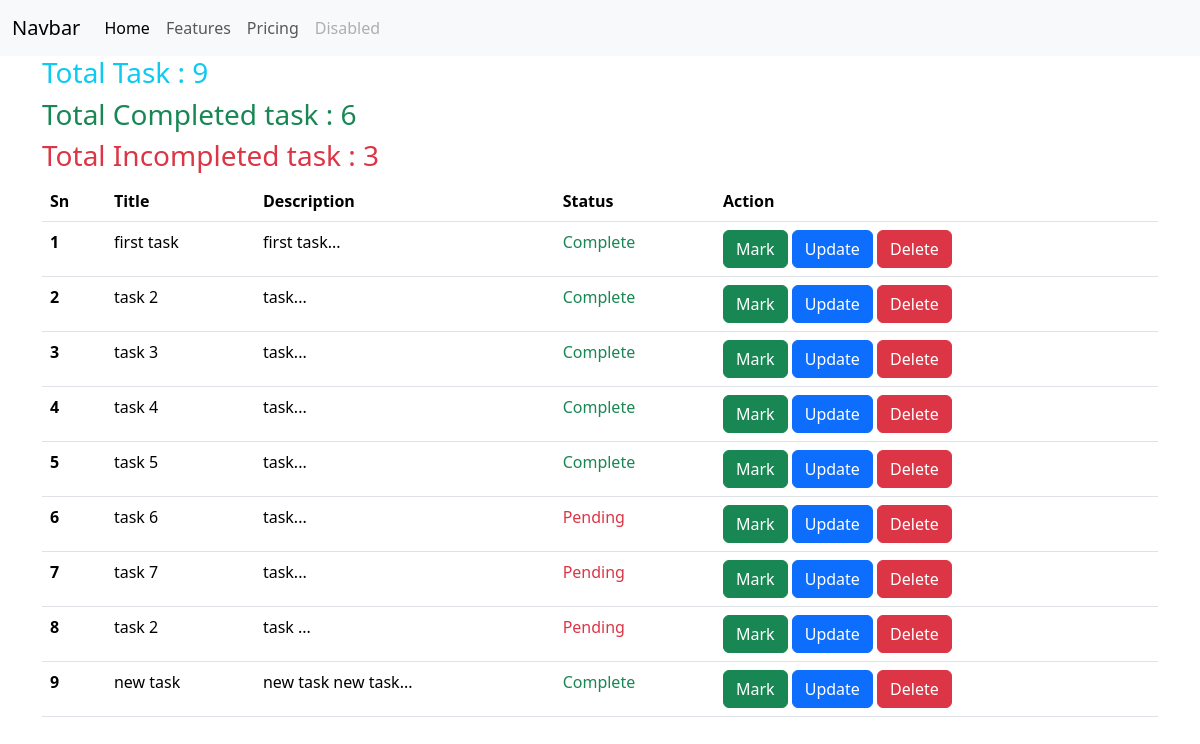
/todo/, run on an earlier commit of the app's database.
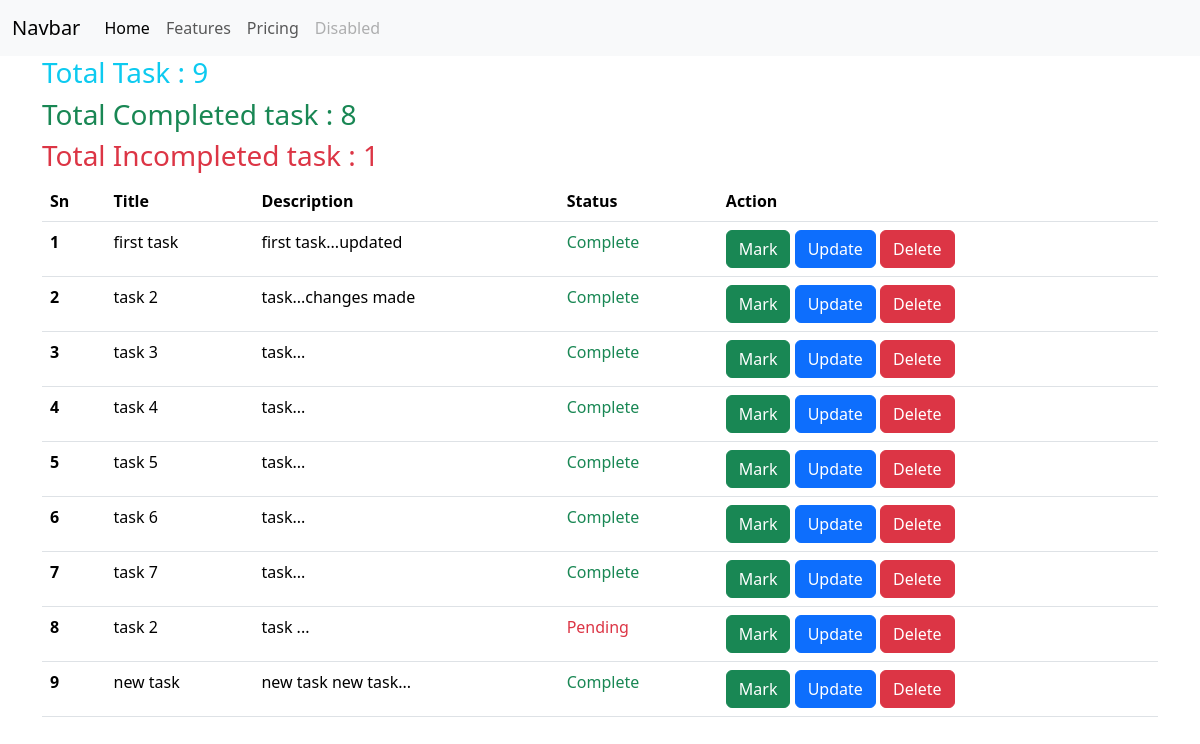
And on a later commit of the database.
### todo/models.py (models this page shows)
class Todolist(models.Model):
    title = models.CharField(max_length=50)
    description = models.TextField()
    status =models.BooleanField(default=False)

### todo/views.py (the view)
# urls.py: path('',include('todo.urls'))
def todo(request):
   tasks = Todolist.objects.all()
   total_task = tasks.count()
   total_complete = tasks.filter(status = True).count()
   total_incomplete = tasks.filter(status = False).count()
   context = {
      "tasks":tasks,
      "total_task" : total_task,
      "total_complete" : total_complete,
      "total_incomplete" : total_incomplete
   }
   return render(request,'todolist.html', context)

### templates/todolist.html (shortened to what this page needs)
{% extends "base.html" %}
{% block body %}
<div class="container">
   <span class="text-info">
   <h3>Total Task : {{total_task}}</h3>
   <span class="text-success">
   <h3>Total Completed task : {{total_complete}}</h3>
   <span class="text-danger">
   <h3>Total Incompleted task : {{total_incomplete}}</h3>
   <table class="table">
      <thead>
         <tr>
            <th scope="col">Sn</th>
            <th scope="col">Title</th>
            <th scope="col">Description</th>
            <th scope="col">Status</th>
            <th scope="col">Action</th>
         </tr>
      </thead>
      <tbody>
         {% for task in tasks %}
         <tr>
            <th scope="row">{{forloop.counter}}</th>
            <td>{{task.title}}</td>
            <td>{{task.description}}</td>
            <td>
               {% if task.status %}
               <span class="text-success">
                  Complete
               </span>
               {% else %}
               <span class="text-danger">
                  Pending
               </span>
               {% endif %}
            </td>
            <td>
               <a href="{{task.id}}" class="btn btn-success">
                  Mark
               </a>
               <a href="{{task.id}}/update" class="btn btn-primary">
                  Update
               </a>
               <a href="{{task.id}}/delete" class="btn btn-danger">
                  Delete
               </a>
            </td>
         </tr>
         {% endfor %}
      </tbody>
   </table>
</div>
{% endblock body %}

What changed in the data, as far as the page shows it:
changed Todolist "first task": description "first task..." → "first task...updated"
changed Todolist: description "task..." → "task...changes made"
changed Todolist "task 6": status "Pending" → "Complete"
changed Todolist "task 7": status "Pending" → "Complete"
Also different on the page:
{{ total_complete }}: "6" → "8"
{{ total_incomplete }}: "3" → "1"
